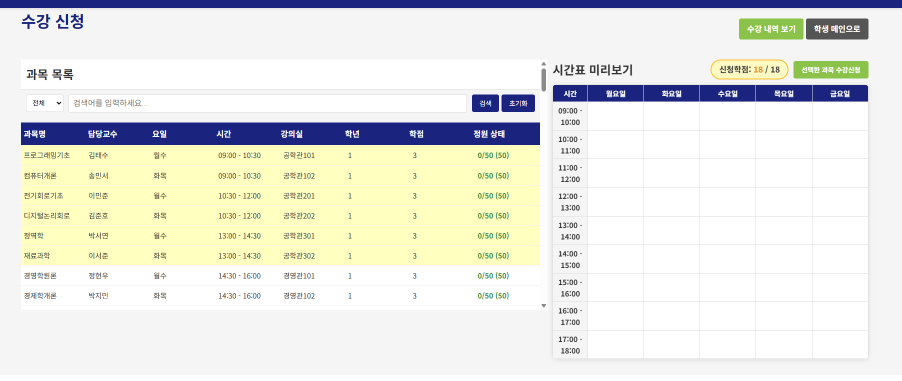
#> input picture 화면 캡처 2025-09-11 191850.png, 1804 x 761 px (shown at 1/2 size)
$ python -i image_utils.py   (imports and definitions only)
#> lines starting #> are read from the running program, lines starting #| are printed output that depends on the picture
#> further down, picture is the input picture: shape (761, 1804, 3); mean B, G, R 226.3, 231.9, 230.8
"""
이미지 처리 유틸리티
"""

import cv2
import numpy as np
from PIL import Image, ImageEnhance, ImageFilter
from pathlib import Path
from typing import Tuple, Optional
import logging

logger = logging.getLogger(__name__)

class ImageUtils:
    """이미지 처리 유틸리티"""

    # [28 lines left out: functions load_image, convert_to_grayscale, not called in this run]

    @staticmethod
    def enhance_image(image: np.ndarray,
                     contrast: float = 1.2,
                     brightness: float = 1.0,
                     sharpness: float = 1.1) -> np.ndarray:
        """이미지 개선"""
#> called with contrast = 1.2, brightness = 1, sharpness = 1.1
        # PIL Image로 변환
        pil_image = Image.fromarray(cv2.cvtColor(image, cv2.COLOR_BGR2RGB))

        # 대비 조정
        if contrast != 1.0:
            enhancer = ImageEnhance.Contrast(pil_image)
            pil_image = enhancer.enhance(contrast)
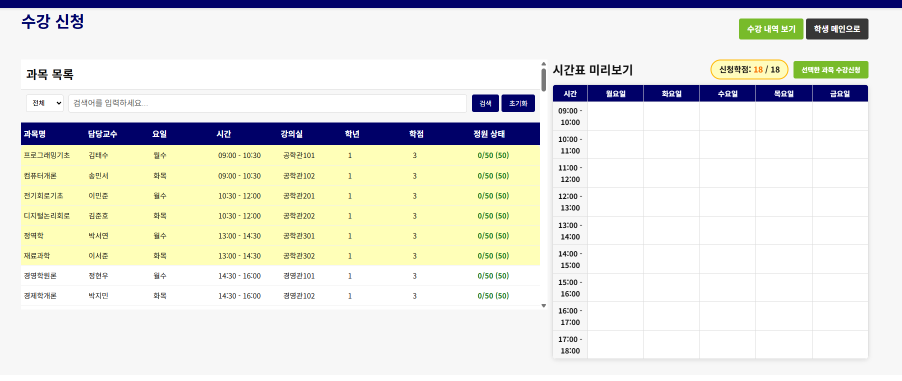
#> pil_image: PIL image 1804x761 RGB (shown at 1/2 size); mean R, G, B 229, 229.6, 223.3

        # 밝기 조정
        if brightness != 1.0:
            enhancer = ImageEnhance.Brightness(pil_image)
            pil_image = enhancer.enhance(brightness)

        # 선명도 조정
        if sharpness != 1.0:
            enhancer = ImageEnhance.Sharpness(pil_image)
            pil_image = enhancer.enhance(sharpness)

        # numpy 배열로 변환
        enhanced = np.array(pil_image)
        return cv2.cvtColor(enhanced, cv2.COLOR_RGB2BGR)

    # [98 lines left out: functions remove_noise, binarize, deskew, resize_image, crop_image, save_image, not called in this run]

>>> import cv2
>>> picture = cv2.imread('../화면 캡처 2025-09-11 191850.png')
>>> result = ImageUtils().enhance_image(picture)
